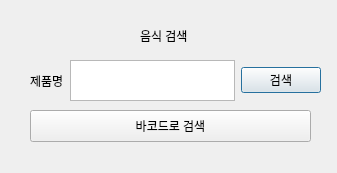
<?xml version="1.0" encoding="UTF-8"?>
<ui version="4.0">
 <class>MainWindow</class>
 <widget class="QMainWindow" name="MainWindow">
  <property name="geometry">
   <rect>
    <x>0</x>
    <y>0</y>
    <width>337</width>
    <height>173</height>
   </rect>
  </property>
  <property name="windowTitle">
   <string>MainWindow</string>
  </property>
  <widget class="QWidget" name="centralwidget">
   <widget class="QLabel" name="label">
    <property name="geometry">
     <rect>
      <x>140</x>
      <y>20</y>
      <width>71</width>
      <height>31</height>
     </rect>
    </property>
    <property name="text">
     <string>음식 검색</string>
    </property>
   </widget>
   <widget class="QPushButton" name="pushButton_2">
    <property name="geometry">
     <rect>
      <x>30</x>
      <y>110</y>
      <width>281</width>
      <height>32</height>
     </rect>
    </property>
    <property name="text">
     <string>바코드로 검색</string>
    </property>
   </widget>
   <widget class="QWidget" name="horizontalLayoutWidget">
    <property name="geometry">
     <rect>
      <x>30</x>
      <y>60</y>
      <width>291</width>
      <height>41</height>
     </rect>
    </property>
    <layout class="QHBoxLayout" name="horizontalLayout">
     <item>
      <widget class="QLabel" name="label_2">
       <property name="text">
        <string>제품명</string>
       </property>
      </widget>
     </item>
     <item>
      <widget class="QPlainTextEdit" name="plainTextEdit"/>
     </item>
     <item>
      <widget class="QPushButton" name="pushButton">
       <property name="text">
        <string>검색</string>
       </property>
       <property name="default">
        <bool>true</bool>
       </property>
      </widget>
     </item>
    </layout>
   </widget>
  </widget>
 </widget>
 <resources/>
 <connections/>
</ui>
